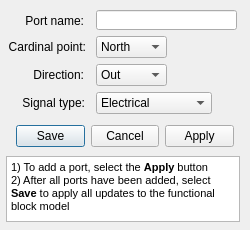
<?xml version="1.0" encoding="UTF-8"?>
<ui version="4.0">
 <class>Dialog</class>
 <widget class="QDialog" name="Dialog">
  <property name="geometry">
   <rect>
    <x>0</x>
    <y>0</y>
    <width>250</width>
    <height>230</height>
   </rect>
  </property>
  <property name="sizePolicy">
   <sizepolicy hsizetype="Fixed" vsizetype="Fixed">
    <horstretch>0</horstretch>
    <verstretch>0</verstretch>
   </sizepolicy>
  </property>
  <property name="minimumSize">
   <size>
    <width>250</width>
    <height>230</height>
   </size>
  </property>
  <property name="maximumSize">
   <size>
    <width>250</width>
    <height>230</height>
   </size>
  </property>
  <property name="font">
   <font>
    <family>Segoe UI</family>
   </font>
  </property>
  <property name="windowTitle">
   <string>Add port(s)</string>
  </property>
  <property name="modal">
   <bool>true</bool>
  </property>
  <widget class="QDialogButtonBox" name="buttonBox">
   <property name="geometry">
    <rect>
     <x>16</x>
     <y>120</y>
     <width>218</width>
     <height>32</height>
    </rect>
   </property>
   <property name="orientation">
    <enum>Qt::Horizontal</enum>
   </property>
   <property name="standardButtons">
    <set>QDialogButtonBox::Apply|QDialogButtonBox::Cancel|QDialogButtonBox::Save</set>
   </property>
  </widget>
  <widget class="QComboBox" name="signalBox">
   <property name="geometry">
    <rect>
     <x>96</x>
     <y>92</y>
     <width>116</width>
     <height>22</height>
    </rect>
   </property>
   <property name="editable">
    <bool>false</bool>
   </property>
   <property name="currentText">
    <string>Electrical</string>
   </property>
   <property name="currentIndex">
    <number>0</number>
   </property>
   <property name="maxVisibleItems">
    <number>6</number>
   </property>
   <item>
    <property name="text">
     <string>Electrical</string>
    </property>
   </item>
   <item>
    <property name="text">
     <string>Optical</string>
    </property>
   </item>
   <item>
    <property name="text">
     <string>Digital</string>
    </property>
   </item>
   <item>
    <property name="text">
     <string>Analog (1)</string>
    </property>
   </item>
   <item>
    <property name="text">
     <string>Analog (2)</string>
    </property>
   </item>
   <item>
    <property name="text">
     <string>Analog (3)</string>
    </property>
   </item>
   <item>
    <property name="text">
     <string>Disabled</string>
    </property>
   </item>
  </widget>
  <widget class="QLabel" name="label_5">
   <property name="geometry">
    <rect>
     <x>20</x>
     <y>92</y>
     <width>65</width>
     <height>21</height>
    </rect>
   </property>
   <property name="layoutDirection">
    <enum>Qt::RightToLeft</enum>
   </property>
   <property name="text">
    <string>Signal type:</string>
   </property>
   <property name="alignment">
    <set>Qt::AlignRight|Qt::AlignTrailing|Qt::AlignVCenter</set>
   </property>
  </widget>
  <widget class="QLabel" name="label_3">
   <property name="geometry">
    <rect>
     <x>6</x>
     <y>36</y>
     <width>80</width>
     <height>21</height>
    </rect>
   </property>
   <property name="layoutDirection">
    <enum>Qt::RightToLeft</enum>
   </property>
   <property name="text">
    <string>Cardinal point:</string>
   </property>
   <property name="alignment">
    <set>Qt::AlignRight|Qt::AlignTrailing|Qt::AlignVCenter</set>
   </property>
  </widget>
  <widget class="QLabel" name="label_2">
   <property name="geometry">
    <rect>
     <x>24</x>
     <y>10</y>
     <width>60</width>
     <height>21</height>
    </rect>
   </property>
   <property name="layoutDirection">
    <enum>Qt::RightToLeft</enum>
   </property>
   <property name="text">
    <string>Port name:</string>
   </property>
   <property name="alignment">
    <set>Qt::AlignRight|Qt::AlignTrailing|Qt::AlignVCenter</set>
   </property>
  </widget>
  <widget class="QComboBox" name="cardinalBox">
   <property name="geometry">
    <rect>
     <x>96</x>
     <y>36</y>
     <width>71</width>
     <height>22</height>
    </rect>
   </property>
   <property name="editable">
    <bool>false</bool>
   </property>
   <property name="currentText">
    <string>North</string>
   </property>
   <property name="currentIndex">
    <number>0</number>
   </property>
   <property name="maxVisibleItems">
    <number>4</number>
   </property>
   <item>
    <property name="text">
     <string>North</string>
    </property>
   </item>
   <item>
    <property name="text">
     <string>East</string>
    </property>
   </item>
   <item>
    <property name="text">
     <string>South</string>
    </property>
   </item>
   <item>
    <property name="text">
     <string>West</string>
    </property>
   </item>
  </widget>
  <widget class="QLineEdit" name="portName">
   <property name="geometry">
    <rect>
     <x>96</x>
     <y>10</y>
     <width>141</width>
     <height>20</height>
    </rect>
   </property>
  </widget>
  <widget class="QComboBox" name="directionBox">
   <property name="geometry">
    <rect>
     <x>96</x>
     <y>64</y>
     <width>71</width>
     <height>22</height>
    </rect>
   </property>
   <property name="editable">
    <bool>false</bool>
   </property>
   <property name="currentText">
    <string>Out</string>
   </property>
   <property name="currentIndex">
    <number>0</number>
   </property>
   <property name="maxVisibleItems">
    <number>4</number>
   </property>
   <item>
    <property name="text">
     <string>Out</string>
    </property>
   </item>
   <item>
    <property name="text">
     <string>In</string>
    </property>
   </item>
   <item>
    <property name="text">
     <string>In-Feedback</string>
    </property>
   </item>
  </widget>
  <widget class="QLabel" name="label_4">
   <property name="geometry">
    <rect>
     <x>30</x>
     <y>64</y>
     <width>54</width>
     <height>21</height>
    </rect>
   </property>
   <property name="layoutDirection">
    <enum>Qt::RightToLeft</enum>
   </property>
   <property name="text">
    <string>Direction:</string>
   </property>
   <property name="alignment">
    <set>Qt::AlignRight|Qt::AlignTrailing|Qt::AlignVCenter</set>
   </property>
  </widget>
  <widget class="QTextBrowser" name="textBrowser">
   <property name="geometry">
    <rect>
     <x>6</x>
     <y>156</y>
     <width>234</width>
     <height>66</height>
    </rect>
   </property>
   <property name="html">
    <string>&lt;!DOCTYPE HTML PUBLIC &quot;-//W3C//DTD HTML 4.0//EN&quot; &quot;http://www.w3.org/TR/REC-html40/strict.dtd&quot;&gt;
&lt;html&gt;&lt;head&gt;&lt;meta name=&quot;qrichtext&quot; content=&quot;1&quot; /&gt;&lt;style type=&quot;text/css&quot;&gt;
p, li { white-space: pre-wrap; }
&lt;/style&gt;&lt;/head&gt;&lt;body style=&quot; font-family:'Segoe UI'; font-size:8.25pt; font-weight:400; font-style:normal;&quot;&gt;
&lt;p style=&quot; margin-top:0px; margin-bottom:0px; margin-left:0px; margin-right:0px; -qt-block-indent:0; text-indent:0px;&quot;&gt;1) To add a port, select the &lt;span style=&quot; font-weight:600;&quot;&gt;Apply&lt;/span&gt; button&lt;/p&gt;
&lt;p style=&quot; margin-top:0px; margin-bottom:0px; margin-left:0px; margin-right:0px; -qt-block-indent:0; text-indent:0px;&quot;&gt;2) After all ports have been added, select&lt;/p&gt;
&lt;p style=&quot; margin-top:0px; margin-bottom:0px; margin-left:0px; margin-right:0px; -qt-block-indent:0; text-indent:0px;&quot;&gt;&lt;span style=&quot; font-weight:600;&quot;&gt;Save &lt;/span&gt;to apply all updates to the functional&lt;/p&gt;
&lt;p style=&quot; margin-top:0px; margin-bottom:0px; margin-left:0px; margin-right:0px; -qt-block-indent:0; text-indent:0px;&quot;&gt;block model&lt;/p&gt;&lt;/body&gt;&lt;/html&gt;</string>
   </property>
  </widget>
 </widget>
 <resources/>
 <connections>
  <connection>
   <sender>buttonBox</sender>
   <signal>accepted()</signal>
   <receiver>Dialog</receiver>
   <slot>accept()</slot>
   <hints>
    <hint type="sourcelabel">
     <x>248</x>
     <y>254</y>
    </hint>
    <hint type="destinationlabel">
     <x>157</x>
     <y>274</y>
    </hint>
   </hints>
  </connection>
  <connection>
   <sender>buttonBox</sender>
   <signal>rejected()</signal>
   <receiver>Dialog</receiver>
   <slot>reject()</slot>
   <hints>
    <hint type="sourcelabel">
     <x>316</x>
     <y>260</y>
    </hint>
    <hint type="destinationlabel">
     <x>286</x>
     <y>274</y>
    </hint>
   </hints>
  </connection>
 </connections>
</ui>
